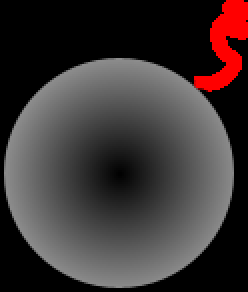
#> input picture target_bomb.png, 124 x 146 px, given in place of the camera (shown 2 times larger)
$ python camera.py
#> lines starting #> are read from the running program, lines starting #| are printed output that depends on the picture; after the words box and inside, x2 and y2 are one past the last pixel; in counts of white or black regions, pixels touching at a corner belong together
import time
import cv2
import numpy as np
import math
import random

# Global list to store particles
particles = []

class Particle:
    def __init__(self, x, y):
        self.x = float(x)
        self.y = float(y)
        self.vx = random.uniform(-3, 3)  # Random horizontal velocity
        self.vy = random.uniform(-4, -1)  # Random upward velocity
        self.gravity = 0.15  # Gravity acceleration
        self.creation_time = time.time()
        self.lifetime = 1.0  # Disappear after 1 second
        self.color = (random.randint(50, 150), random.randint(150, 255), random.randint(150, 255))
        self.size = random.randint(2, 5)

    def update(self):
        self.x += self.vx
        self.y += self.vy
        self.vy += self.gravity  # Apply gravity

    def is_alive(self):
        return time.time() - self.creation_time < self.lifetime

    def draw(self, frame):
        age = time.time() - self.creation_time
        alpha = 1.0 - (age / self.lifetime)  # Fade out
        color = tuple(int(c * alpha) for c in self.color)
        cv2.circle(frame, (int(self.x), int(self.y)), self.size, color, -1)

def main():
    # Initialize the webcam
    global particles
    cap = cv2.VideoCapture(0)

    # Check if the camera opened successfully
    if not cap.isOpened():
        print("Error: Could not open camera")
        return

    print("Camera opened successfully. Press 'q' to quit.")
    cx,cy = 0,0
    while True:
        # Read a frame from the camera
        ret, frame = cap.read()
#> frame is the input picture: shape (146, 124, 3); mean B, G, R 53.4, 53.4, 61.9

        # Check if the frame was captured successfully
        if not ret:
            print("Error: Could not read frame")
            break

        # Display the frame
        cv2.imshow('Camera Feed', frame)
        b = frame[:,:,0]
        g = frame[:,:,1]

        r = frame[:,:,2]

        ret, b = cv2.threshold(b, 30, 255, cv2.THRESH_BINARY_INV)
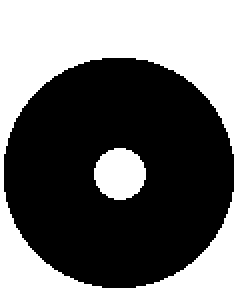
#> b: shape (146, 124) (shown 2 times larger); 45.1% white; 2 white regions, box (x1, y1, x2, y2) and area: (0, 0, 124, 146) 7639, (47, 74, 73, 100) 524
        ret, g = cv2.threshold(g, 30, 255, cv2.THRESH_BINARY)
        ret ,r = cv2.threshold(r, 35, 255, cv2.THRESH_BINARY_INV)
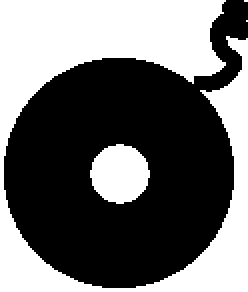
#> r: shape (146, 124) (shown 2 times larger); 42.7% white; 4 white regions (2 under 20 px), largest, box (x1, y1, x2, y2) and area: (0, 0, 124, 146) 7044, (45, 72, 75, 102) 680

        # Concatenate frames: frame, g on top row; r, b on bottomqq row
        top_row = np.hstack([frame, g[:,:,np.newaxis].repeat(3, axis=2)])
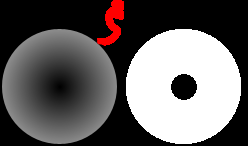
#> top_row: shape (146, 248, 3); mean B, G, R 96.7, 96.7, 101
        bottom_row = np.hstack([r[:,:,np.newaxis].repeat(3, axis=2), b[:,:,np.newaxis].repeat(3, axis=2)])
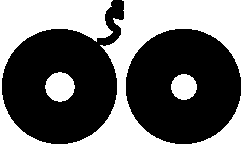
#> bottom_row: shape (146, 248, 3); 43.9% white; 3 white regions, box (x1, y1, x2, y2) and area: (0, 0, 248, 146) 14686, (45, 72, 75, 102) 680, (171, 74, 197, 100) 524
        concatenated = np.vstack([top_row, bottom_row])
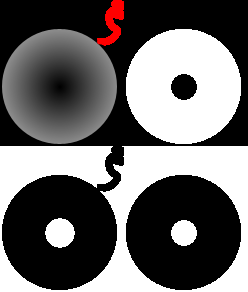
#> concatenated: shape (292, 248, 3); mean B, G, R 104.3, 104.3, 106.4

        final_mask = cv2.bitwise_and(b,g)
#> final_mask: shape (146, 124); every value is 0
        final_mask = cv2.bitwise_and(r,final_mask)
        cv2.imshow("mask", final_mask)
        contours, _h = cv2.findContours(final_mask, cv2.RETR_EXTERNAL,cv2.CHAIN_APPROX_NONE)
#> contours = []
        # print(len(contours))

        max_contour = None
        for cnt in contours:
            if cnt.shape[0] < 100:
                continue
            if max_contour is None or max_contour.shape[0] < cnt.shape[0]:
                max_contour = cnt
#> this loop made 0 passes
        # print(max_contour)
        moment = cv2.moments(max_contour)
#> moment = moments, m00 0
        try:
            cx,cy = int(moment["m10"]/moment["m00"]),int(moment["m01"]/moment["m00"])
            print(cx,cy)
        except ZeroDivisionError:
            print("error, wand too far away or not in frame.")
            print("range: apoxx.3 - 15cm")
            pass


        frame = frame * 0.5 + np.ones_like(frame) * 127
        frame = frame.astype(np.uint8)
        # Draw magic wand at the location
        frame = cv2.circle(frame, (cx,cy), 10, (0,0,255), 2)
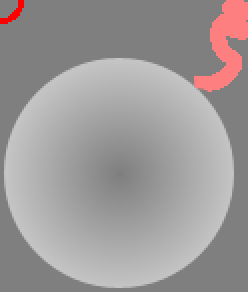
#> frame: shape (146, 124, 3) (shown 2 times larger); mean B, G, R 153.2, 153.2, 158.2

        # Draw magic wand stick (line)
        wand_length = 100
        wand_angle = 90  # degrees
        angle_rad = math.radians(wand_angle)
        end_x = int(cx + wand_length * math.cos(angle_rad))
        end_y = int(cy - wand_length * math.sin(angle_rad))
        cv2.line(frame, (cx, cy), (end_x, end_y), (200, 100, 255), 3)
#> frame: shape (146, 124, 3); 0.03% of pixels changed, all inside (x1, y1, x2, y2) = (0, 0, 3, 3)

        # Create particles at the wand tip
        for _ in range(random.randint(2, 5)):
            particles.append(Particle(end_x, end_y))

        # Update and draw particles
        particles = [p for p in particles if p.is_alive()]
        for p in particles:
            p.update()
            p.draw(frame)

        # Draw magic wand star at the tip
        star_size = 30
        pts = []
        for i in range(10):
            angle = i * math.pi / 5 - math.pi / 2
            radius = star_size if i % 2 == 0 else star_size // 2
            x = int(end_x + radius * math.cos(angle))
            y = int(end_y + radius * math.sin(angle))
            pts.append([x, y])
        pts = np.array(pts, dtype=np.int32)
        cv2.fillPoly(frame, [pts], (100, 200, 255))
        cv2.polylines(frame, [pts], True, (50, 100, 255), 2)

        cv2.imshow("location", frame)
        # Resize to 3104800 * 1920
        resized = cv2.resize(concatenated, (1920,1080))
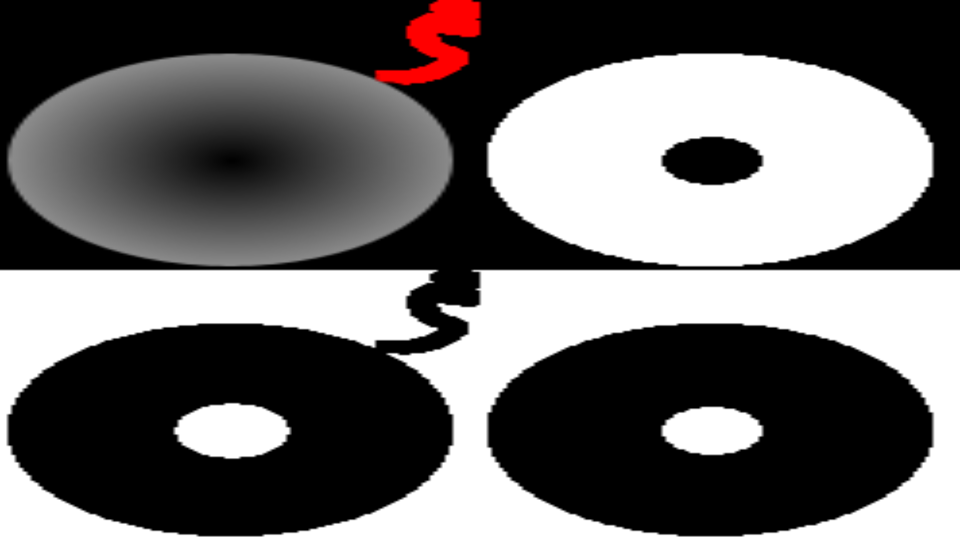
#> resized: shape (1080, 1920, 3) (shown at 1/2 size); mean B, G, R 104.3, 104.3, 106.4

        cv2.imshow("Concatenated and Resized", resized)

        # print(frame.shape)

        # Break the loop if 'q' is pressed
        if cv2.waitKey(1) & 0xFF == ord('q'):
#> (key q is pressed here)
            print("Exiting...")
            break


    # Release the camera and close all windows
    cap.release()
    cv2.destroyAllWindows()

if __name__ == "__main__":
    main()
